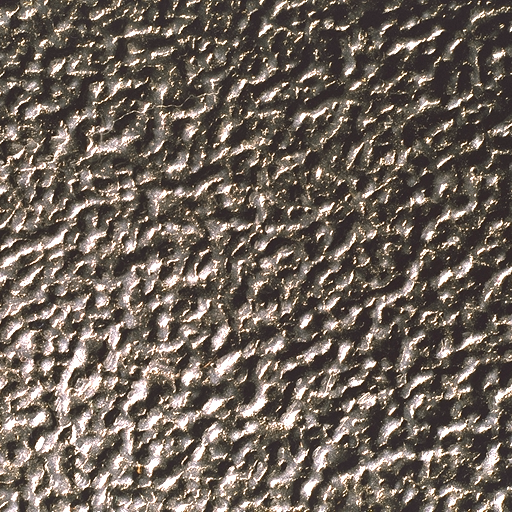
#> input picture lbp/images/Metal.1.bmp, 512 x 512 px; its folder holds 4 pictures in this run
$ python main.py
#> lines starting #> are read from the running program, lines starting #| are printed output that depends on the picture
#> in process_image, I is the input picture: shape (512, 512, 3); mean R, G, B 110.7, 99.6, 90.5
import glob
import pandas as pd
import seaborn as sn
import os
import numpy as np
import skimage.io
import matplotlib.pyplot as plt
from concurrent.futures import ProcessPoolExecutor, as_completed

from sklearn.cluster import KMeans

def LBP(I):
    result = np.zeros(I.shape, dtype=int)
    for i in range(1, I.shape[0] - 1):      # rows (y)
        for j in range(1, I.shape[1] - 1):  # columns (x)
            W = I[i-1:i+2, j-1:j+2]
            W = W >= I[i, j]
            bits = [
                W[0,0],  # top-left
                W[0,1],  # top-middle
                W[0,2],  # top-right
                W[1,0],  # middle-left
                W[1,2],  # midle-right
                W[2,0],  # bottom-left
                W[2,1],  # bottom-middle
                W[2,2],  # bottom-right
            ]

            result[i][j] = sum(b * (2**i) for i, b in enumerate(bits))
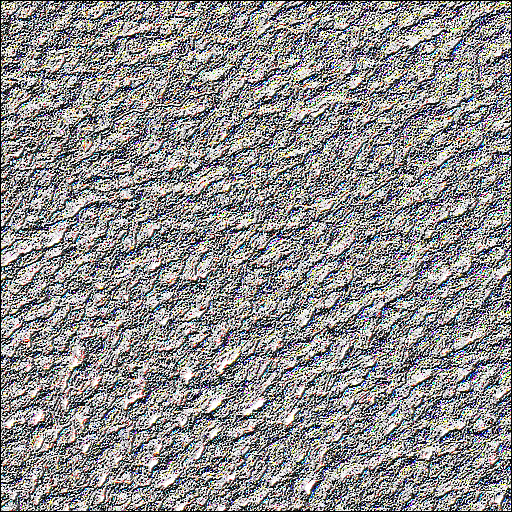
#> result: shape (512, 512, 3) int64; mean R, G, B 142.6, 141.3, 141.3

    hist, bins = np.histogram(result[1:-1, 1:-1], bins=256, density=True)
#> hist = 256 values, max 0.0906 at index 255, min 8.75e-05 at index 90, mean 0.00392; bins = 257 values from 0 to 255
    return hist

# [7 lines of commented-out code are left out]

def plot_dists(dists, classes, cmap=plt.cm.Blues):
    """
    Plot matrix of distances
    dists: all computed distances
    classes: labels to be used
    cmap: colormap

    returns: figure that can be used for pdf export
    """
    df_cm = pd.DataFrame(dists, index=classes, columns=classes)

    fig = plt.figure()
    sn.set(font_scale=.8)
    sn.heatmap(df_cm, annot=True, cmap=cmap, fmt='.2f')

    return fig

def process_image(file):
    """Read an image, compute its LBP, return both for plotting"""
    I = skimage.io.imread(file)
    lbp = LBP(I)
#> lbp has the same summary as hist in LBP
    return I, lbp, file

classes = ["Metal", "Sand", "Terrain"]
hh = []
names = []
fig, axes = plt.subplots(2, 3, figsize=(12, 6))

for idx, c in enumerate(classes):
    files = sorted(glob.glob(f'./images/{c}*.bmp'))

    # Use ThreadPoolExecutor to process all images in this class in parallel
    with ProcessPoolExecutor() as executor:
        futures = [executor.submit(process_image, f) for f in files]
#> call 2 of process_image, with file = './images/Metal.2.bmp'
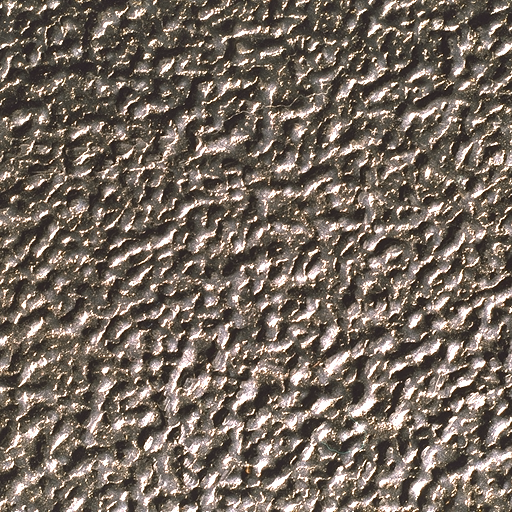
#> input picture lbp/images/Metal.2.bmp, 512 x 512 px
#> in process_image, I is the input picture: shape (512, 512, 3); mean R, G, B 116.8, 104.9, 94.6
#> after the loop in LBP (call 2), `for i in range(1, I.shape[0] - 1):`:
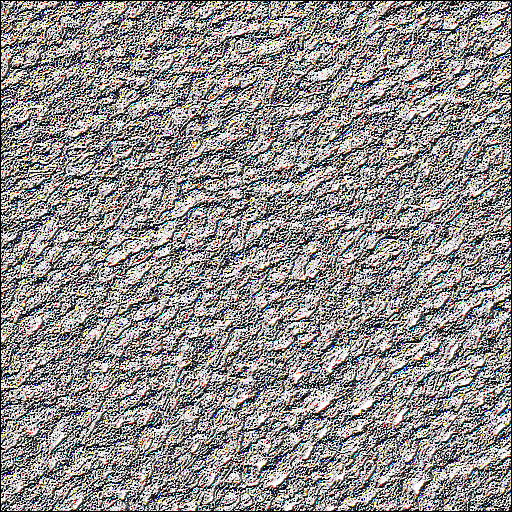
#> result: shape (512, 512, 3) int64; mean R, G, B 142.2, 140.4, 140
#> in LBP (call 2), `hist, bins = np.histogram(result[1:-1, 1:-1], bins=256, density=True)`: hist = 256 values, max 0.0832 at index 255, min 8.23e-05 at index 90, mean 0.00392
#> in process_image (call 2), `lbp = LBP(I)`: lbp has the same summary as hist in LBP
#> call 3 of process_image, with file = './images/Metal.3.bmp'
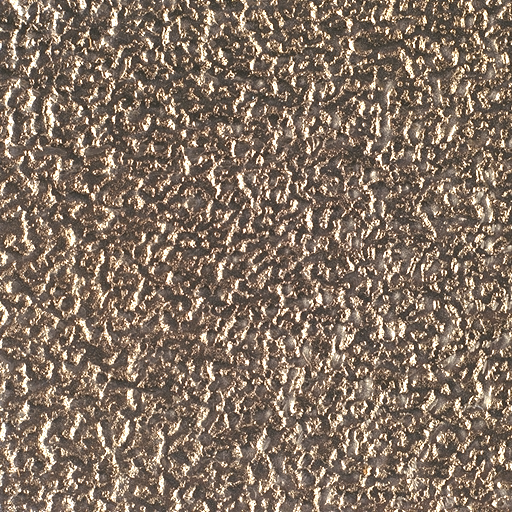
#> input picture lbp/images/Metal.3.bmp, 512 x 512 px
#> in process_image, I is the input picture: shape (512, 512, 3); mean R, G, B 131.1, 113.7, 98.5
#> after the loop in LBP (call 3), `for i in range(1, I.shape[0] - 1):`:
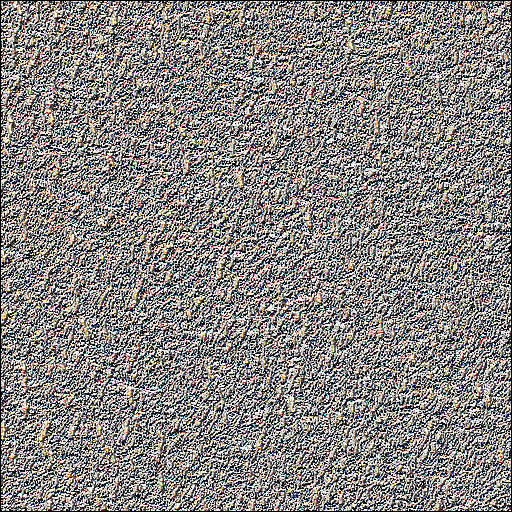
#> result: shape (512, 512, 3) int64; mean R, G, B 134.6, 131.8, 129.9
#> in LBP (call 3), `hist, bins = np.histogram(result[1:-1, 1:-1], bins=256, density=True)`: hist = 256 values, max 0.0875 at index 255, min 0.000117 at index 90, mean 0.00392
#> in process_image (call 3), `lbp = LBP(I)`: lbp has the same summary as hist in LBP
#> call 4 of process_image, with file = './images/Metal.4.bmp'
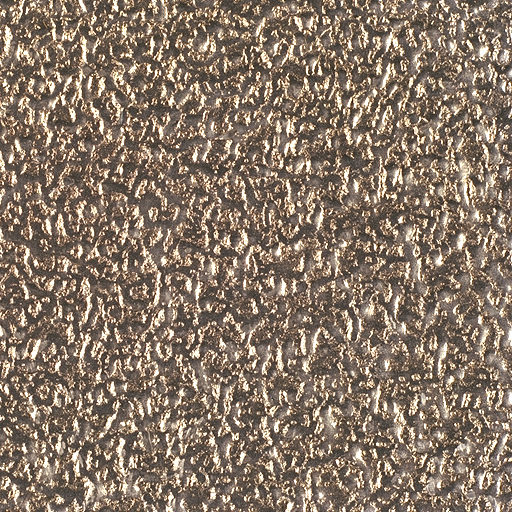
#> input picture lbp/images/Metal.4.bmp, 512 x 512 px
#> in process_image, I is the input picture: shape (512, 512, 3); mean R, G, B 136.6, 119.2, 103.9
#> after the loop in LBP (call 4), `for i in range(1, I.shape[0] - 1):`:
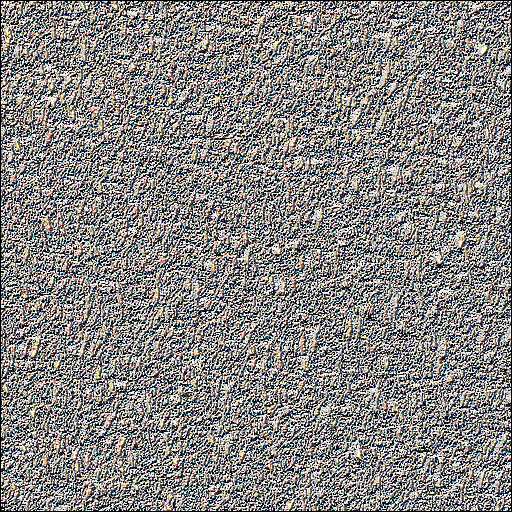
#> result: shape (512, 512, 3) int64; mean R, G, B 134.6, 132.6, 131.1
#> in LBP (call 4), `hist, bins = np.histogram(result[1:-1, 1:-1], bins=256, density=True)`: hist = 256 values, max 0.0873 at index 255, min 9.65e-05 at index 90, mean 0.00392
#> in process_image (call 4), `lbp = LBP(I)`: lbp has the same summary as hist in LBP
#> futures = 4 items

        # Collect results as they complete
        results = []
        for future in as_completed(futures):
            I, lbp, file = future.result()
            results.append((I, lbp))
            names.append(os.path.basename(file))
            hh.append(lbp)
#> this loop made 4 passes
#> file on passes 1 to 4: './images/Metal.2.bmp', './images/Metal.1.bmp', './images/Metal.3.bmp', './images/Metal.4.bmp'
#> after the loop, hh = 4 items; names = ['Metal.2.bmp', 'Metal.1.bmp', 'Metal.3.bmp', 'Metal.4.bmp']; results = 4 items

    # --- Top row: show a sample image (first one) ---
    axes[0, idx].imshow(results[0][0], cmap='gray')
    axes[0, idx].set_title(c)
    axes[0, idx].axis('off')

    # --- Bottom row: plot histograms for all images ---
    for _, lbp in results:
        axes[1, idx].plot(lbp, alpha=0.5)
#> this loop made 4 passes
#> (the run stopped early here; a loop or call above may not have finished)
